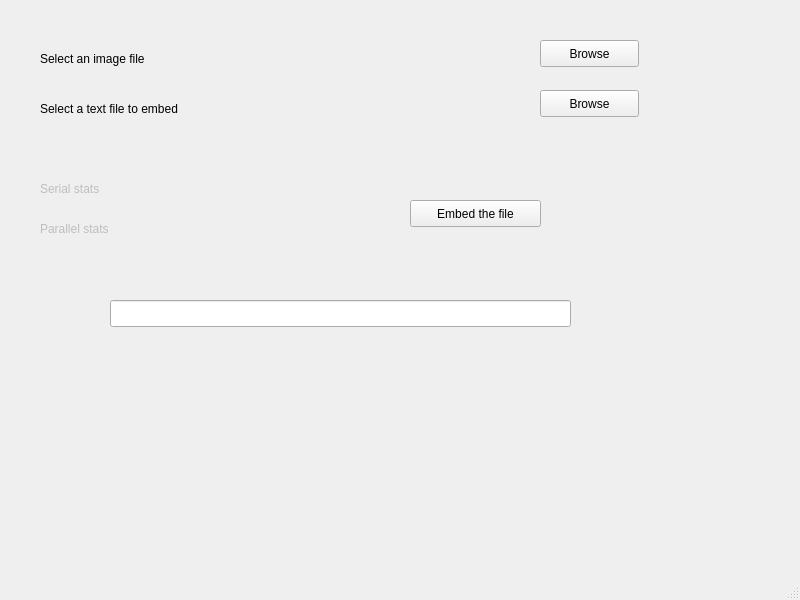
<?xml version="1.0" encoding="UTF-8"?>
<ui version="4.0">
 <class>embedding</class>
 <widget class="QMainWindow" name="embedding">
  <property name="geometry">
   <rect>
    <x>0</x>
    <y>0</y>
    <width>800</width>
    <height>600</height>
   </rect>
  </property>
  <property name="windowTitle">
   <string>MainWindow</string>
  </property>
  <widget class="QWidget" name="centralwidget">
   <widget class="QPushButton" name="imagebrowse">
    <property name="geometry">
     <rect>
      <x>540</x>
      <y>40</y>
      <width>99</width>
      <height>27</height>
     </rect>
    </property>
    <property name="text">
     <string>Browse</string>
    </property>
   </widget>
   <widget class="QLabel" name="label">
    <property name="geometry">
     <rect>
      <x>40</x>
      <y>50</y>
      <width>491</width>
      <height>17</height>
     </rect>
    </property>
    <property name="text">
     <string>Select an image file</string>
    </property>
   </widget>
   <widget class="QLabel" name="label_2">
    <property name="geometry">
     <rect>
      <x>40</x>
      <y>100</y>
      <width>491</width>
      <height>17</height>
     </rect>
    </property>
    <property name="text">
     <string>Select a text file to embed</string>
    </property>
   </widget>
   <widget class="QPushButton" name="textbrowse">
    <property name="geometry">
     <rect>
      <x>540</x>
      <y>90</y>
      <width>99</width>
      <height>27</height>
     </rect>
    </property>
    <property name="text">
     <string>Browse</string>
    </property>
   </widget>
   <widget class="QLabel" name="serial">
    <property name="enabled">
     <bool>false</bool>
    </property>
    <property name="geometry">
     <rect>
      <x>40</x>
      <y>180</y>
      <width>351</width>
      <height>17</height>
     </rect>
    </property>
    <property name="text">
     <string>Serial stats</string>
    </property>
   </widget>
   <widget class="QLabel" name="parallel">
    <property name="enabled">
     <bool>false</bool>
    </property>
    <property name="geometry">
     <rect>
      <x>40</x>
      <y>220</y>
      <width>361</width>
      <height>17</height>
     </rect>
    </property>
    <property name="text">
     <string>Parallel stats</string>
    </property>
   </widget>
   <widget class="QPushButton" name="embed">
    <property name="geometry">
     <rect>
      <x>410</x>
      <y>200</y>
      <width>131</width>
      <height>27</height>
     </rect>
    </property>
    <property name="text">
     <string>Embed the file</string>
    </property>
   </widget>
   <widget class="QLineEdit" name="password">
    <property name="geometry">
     <rect>
      <x>110</x>
      <y>300</y>
      <width>461</width>
      <height>27</height>
     </rect>
    </property>
   </widget>
  </widget>
  <widget class="QMenuBar" name="menubar">
   <property name="geometry">
    <rect>
     <x>0</x>
     <y>0</y>
     <width>800</width>
     <height>25</height>
    </rect>
   </property>
  </widget>
  <widget class="QStatusBar" name="statusbar"/>
 </widget>
 <resources/>
 <connections/>
</ui>
